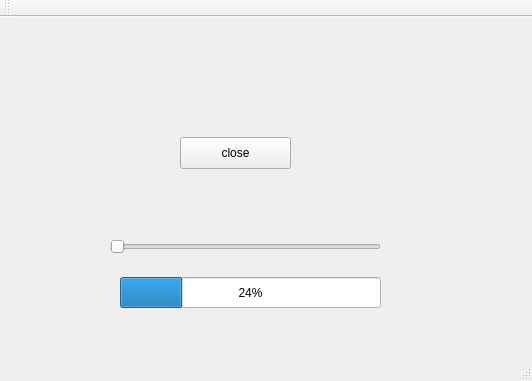
<?xml version="1.0" encoding="UTF-8"?>
<ui version="4.0">
 <class>MainWindow</class>
 <widget class="QMainWindow" name="MainWindow">
  <property name="geometry">
   <rect>
    <x>0</x>
    <y>0</y>
    <width>532</width>
    <height>381</height>
   </rect>
  </property>
  <property name="windowTitle">
   <string>MainWindow</string>
  </property>
  <widget class="QWidget" name="centralWidget">
   <widget class="QPushButton" name="pushButton">
    <property name="geometry">
     <rect>
      <x>180</x>
      <y>120</y>
      <width>111</width>
      <height>32</height>
     </rect>
    </property>
    <property name="text">
     <string>close</string>
    </property>
   </widget>
   <widget class="QProgressBar" name="progressBar">
    <property name="geometry">
     <rect>
      <x>120</x>
      <y>260</y>
      <width>261</width>
      <height>31</height>
     </rect>
    </property>
    <property name="value">
     <number>24</number>
    </property>
   </widget>
   <widget class="QSlider" name="horizontalSlider">
    <property name="geometry">
     <rect>
      <x>110</x>
      <y>220</y>
      <width>271</width>
      <height>20</height>
     </rect>
    </property>
    <property name="orientation">
     <enum>Qt::Horizontal</enum>
    </property>
   </widget>
  </widget>
  <widget class="QMenuBar" name="menuBar">
   <property name="geometry">
    <rect>
     <x>0</x>
     <y>0</y>
     <width>532</width>
     <height>22</height>
    </rect>
   </property>
  </widget>
  <widget class="QToolBar" name="mainToolBar">
   <attribute name="toolBarArea">
    <enum>TopToolBarArea</enum>
   </attribute>
   <attribute name="toolBarBreak">
    <bool>false</bool>
   </attribute>
  </widget>
  <widget class="QStatusBar" name="statusBar"/>
 </widget>
 <layoutdefault spacing="6" margin="11"/>
 <resources/>
 <connections>
  <connection>
   <sender>pushButton</sender>
   <signal>clicked()</signal>
   <receiver>MainWindow</receiver>
   <slot>close()</slot>
   <hints>
    <hint type="sourcelabel">
     <x>242</x>
     <y>184</y>
    </hint>
    <hint type="destinationlabel">
     <x>222</x>
     <y>194</y>
    </hint>
   </hints>
  </connection>
  <connection>
   <sender>horizontalSlider</sender>
   <signal>valueChanged(int)</signal>
   <receiver>progressBar</receiver>
   <slot>setValue(int)</slot>
   <hints>
    <hint type="sourcelabel">
     <x>231</x>
     <y>266</y>
    </hint>
    <hint type="destinationlabel">
     <x>233</x>
     <y>308</y>
    </hint>
   </hints>
  </connection>
 </connections>
</ui>
